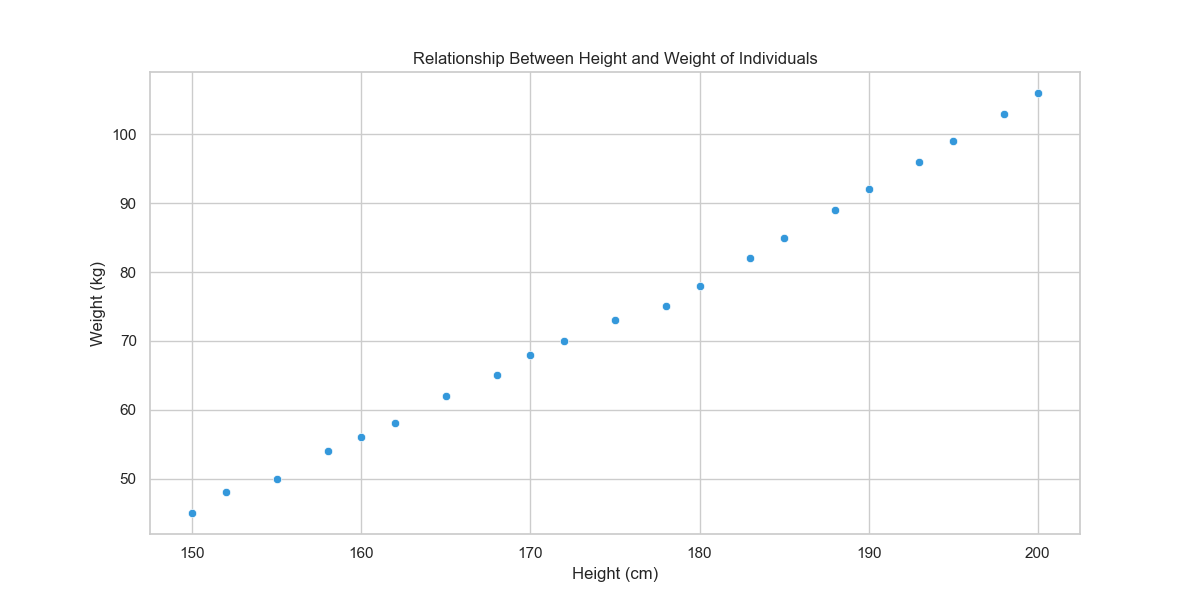

Reproduce this figure in Python.

import pandas as pd
import seaborn as sns
import matplotlib.pyplot as plt

# Define the data
data = {
    'Height_cm': [150, 152, 155, 158, 160, 162, 165, 168, 170, 172, 175, 178, 180, 183, 185, 188, 190, 193, 195, 198, 200],
    'Weight_kg': [45, 48, 50, 54, 56, 58, 62, 65, 68, 70, 73, 75, 78, 82, 85, 89, 92, 96, 99, 103, 106]
}

# Convert data to a DataFrame
df = pd.DataFrame(data)

# Set the aesthetic style of the plots
sns.set_theme(style="whitegrid")

# Create the scatterplot with custom figure size (width & height)
plt.figure(figsize=(12, 6))

# Plot the scatterplot with a specific color scheme
sns.scatterplot(x='Height_cm', y='Weight_kg', data=df, color="#3498db")

# Set title and labels for axes
plt.title('Relationship Between Height and Weight of Individuals')
plt.xlabel('Height (cm)')
plt.ylabel('Weight (kg)')

# Show the plot
plt.show()
